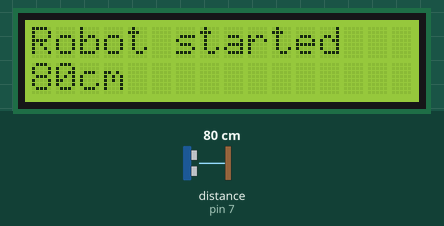
This sketch was run on a simulated Arduino Uno, built with avr-gcc and run on an emulated ATmega328P. Shown: 16×2 character LCD. Wiring (inferred from the names in the program): ultrasonic range finder: trigger pin 6; echo pin 7. The inputs (shaded band) are chosen by the test bench; at power-on: distance to the obstacle (sensor on pin 7) 80 cm. The echo pulse lasts 58.3 µs per cm.

Above: at 1.2 s.
1.3 s: distance to the obstacle (sensor on pin 7) set to 2 cm
At 2.7 s:
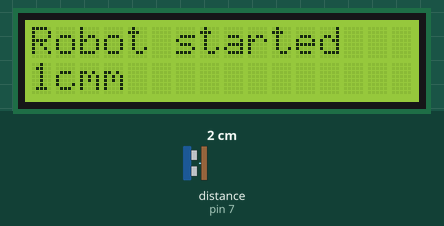
3.5 s: distance to the obstacle (sensor on pin 7) set to 4 cm
At 5.2 s:
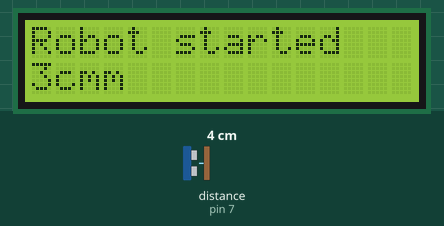
5.5 s: distance to the obstacle (sensor on pin 7) set to 9 cm
At 7.2 s:
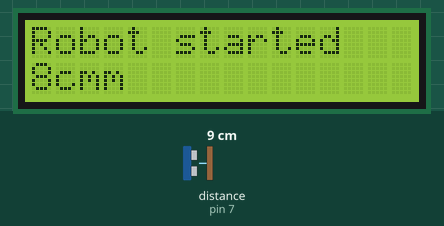
Timing chart, 0 to 8.7 s (numbered marks = the images above; inputs shaded):
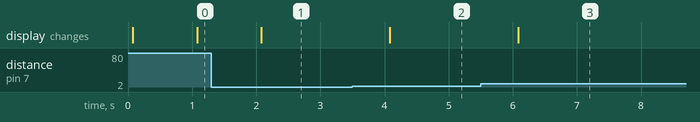

Measured:
- after the input at 1.3 s, the display: changes after 0.78 s (image 1)
- after the input at 3.5 s, the display: changes after 0.58 s (image 2)
- after the input at 5.5 s, the display: changes after 0.58 s (image 3)

The sketch:

robot.ino
```cpp
#include <LiquidCrystal.h>

const int TRIG_PIN = 6;
const int ECHO_PIN = 7;

LiquidCrystal lcd(5, 4, 3, 2, 1, 0);
  void setup() {
    Serial.begin( 115200 );
  lcd.begin(16, 2);
   lcd.setCursor(0,0);
    lcd.print("Robot started");
  pinMode(TRIG_PIN,OUTPUT);
  pinMode(ECHO_PIN,INPUT);
}
void loop()
{
   long duration, distanceCm, distanceIn;
  digitalWrite(TRIG_PIN, LOW);
  delayMicroseconds(2);
  digitalWrite(TRIG_PIN, HIGH);
  delayMicroseconds(10);
  digitalWrite(TRIG_PIN, LOW);
  duration = pulseIn(ECHO_PIN,HIGH);

  // convert the time into a distance
  distanceCm = duration / 29.1 / 2 ;
  distanceIn = duration / 74 / 2;

  if (distanceCm <= 0){
    lcd.setCursor(0,1);
    lcd.print("Out of range");
  }
  else {
    lcd.setCursor(0,1);
    lcd.print(distanceCm);
    lcd.print("cm");
 }
  delay(1000);
}
```
